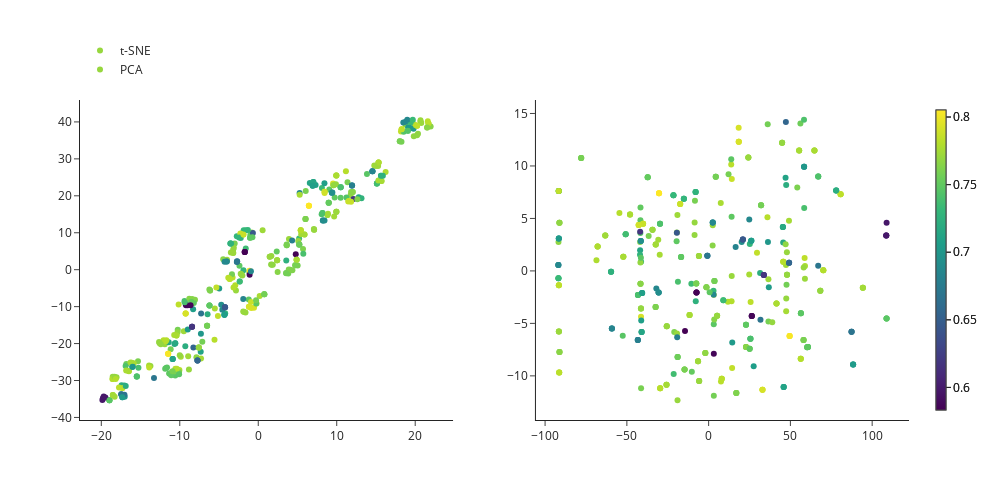

The cell this chart's notebook holds for it:
### Code cell
fig = make_subplots(rows=1, cols=2)
# fig.update_layout(layout)
fig.add_scatter(
    x=parameters_tsne[:, 0], y=parameters_tsne[:, 1], marker=dict(color=scores[good], colorscale='Viridis', colorbar=dict(thickness=10)), name="t-SNE",
    mode="markers", row=1, col=1
)
fig.add_scatter(
    x=parameters_pca[:, 0], y=parameters_pca[:, 1], marker=dict(color=scores[good], colorscale='Viridis', colorbar=dict(thickness=10)), name="PCA",
    mode="markers", row=1, col=2
)
fig.update_layout(height=500, width=1000, legend_x=0, legend_y=1.2)

### Figure 1 — Plotly figure (JSON) as saved in the notebook; plotly's stock layout.template omitted (floating-point values rounded to 4 significant figures; data arrays with more than 128 entries replaced by an {"elided": "..."} marker saying what was removed)
{"data": [{"marker": {"color": {"elided": "392 float values"}, "colorbar": {"thickness": 10}, "colorscale": [[0, "#440154"], [0.1111, "#482878"], [0.2222, "#3e4989"], [0.3333, "#31688e"], [0.4444, "#26828e"], [0.5556, "#1f9e89"], [0.6667, "#35b779"], [0.7778, "#6ece58"], [0.8889, "#b5de2b"], [1, "#fde725"]]}, "mode": "markers", "name": "t-SNE", "type": "scatter", "x": {"elided": "392 float values"}, "xaxis": "x", "y": {"elided": "392 float values"}, "yaxis": "y"}, {"marker": {"color": {"elided": "392 float values"}, "colorbar": {"thickness": 10}, "colorscale": [[0, "#440154"], [0.1111, "#482878"], [0.2222, "#3e4989"], [0.3333, "#31688e"], [0.4444, "#26828e"], [0.5556, "#1f9e89"], [0.6667, "#35b779"], [0.7778, "#6ece58"], [0.8889, "#b5de2b"], [1, "#fde725"]]}, "mode": "markers", "name": "PCA", "type": "scatter", "x": {"elided": "392 float values"}, "xaxis": "x2", "y": {"elided": "392 float values"}, "yaxis": "y2"}], "layout": {"height": 500, "legend": {"x": 0, "y": 1.2}, "width": 1000, "xaxis": {"anchor": "y", "autorange": true, "domain": [0, 0.45], "range": [-22.72, 24.82], "type": "linear"}, "xaxis2": {"anchor": "y2", "autorange": true, "domain": [0.55, 1], "range": [-105.6, 122.5], "type": "linear"}, "yaxis": {"anchor": "x", "autorange": true, "domain": [0, 1], "range": [-40.69, 45.94], "type": "linear"}, "yaxis2": {"anchor": "x2", "autorange": true, "domain": [0, 1], "range": [-14.2, 16.28], "type": "linear"}}}
